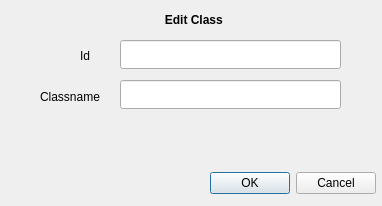
<?xml version="1.0" encoding="UTF-8"?>
<ui version="4.0">
 <class>editclass</class>
 <widget class="QWidget" name="editclass">
  <property name="geometry">
   <rect>
    <x>0</x>
    <y>0</y>
    <width>382</width>
    <height>206</height>
   </rect>
  </property>
  <property name="windowTitle">
   <string>Form</string>
  </property>
  <widget class="QLabel" name="label">
   <property name="geometry">
    <rect>
     <x>80</x>
     <y>40</y>
     <width>31</width>
     <height>31</height>
    </rect>
   </property>
   <property name="text">
    <string>Id</string>
   </property>
  </widget>
  <widget class="QLabel" name="label_2">
   <property name="geometry">
    <rect>
     <x>40</x>
     <y>86</y>
     <width>81</width>
     <height>21</height>
    </rect>
   </property>
   <property name="text">
    <string>Classname</string>
   </property>
  </widget>
  <widget class="QDialogButtonBox" name="buttonBox">
   <property name="geometry">
    <rect>
     <x>200</x>
     <y>170</y>
     <width>176</width>
     <height>27</height>
    </rect>
   </property>
   <property name="standardButtons">
    <set>QDialogButtonBox::Cancel|QDialogButtonBox::Ok</set>
   </property>
  </widget>
  <widget class="QLineEdit" name="id">
   <property name="geometry">
    <rect>
     <x>120</x>
     <y>40</y>
     <width>221</width>
     <height>29</height>
    </rect>
   </property>
  </widget>
  <widget class="QLineEdit" name="classname">
   <property name="geometry">
    <rect>
     <x>120</x>
     <y>80</y>
     <width>221</width>
     <height>29</height>
    </rect>
   </property>
  </widget>
  <widget class="QLabel" name="label_3">
   <property name="geometry">
    <rect>
     <x>80</x>
     <y>10</y>
     <width>231</width>
     <height>20</height>
    </rect>
   </property>
   <property name="text">
    <string>&lt;html&gt;&lt;head/&gt;&lt;body&gt;&lt;p align=&quot;center&quot;&gt;&lt;span style=&quot; font-weight:600;&quot;&gt;Edit Class &lt;/span&gt;&lt;/p&gt;&lt;/body&gt;&lt;/html&gt;</string>
   </property>
  </widget>
 </widget>
 <resources/>
 <connections/>
</ui>
